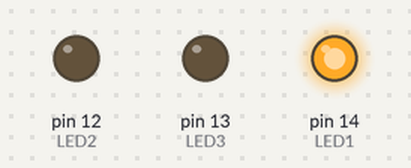
A sketch run on a simulated Arduino Uno, built with avr-gcc and run on an emulated ATmega328P. Shown: output pins drawn as LEDs (lit = HIGH).

Above: at 0.1 s.
At 1.1 s:
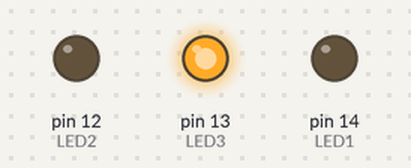
At 2.7 s:
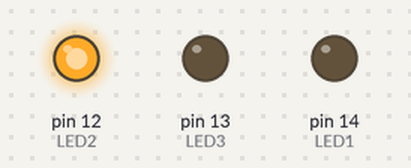
Timing chart, 0 to 3.0 s (numbered marks = the images above):
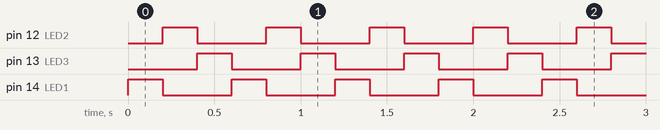

The sketch:

ESP8266.ino
```cpp
int LED1 = 14;
int LED2 = 12;
int LED3 = 13;
int DELAY = 200;

void setup() {
  pinMode(LED1,OUTPUT);
  pinMode(LED2,OUTPUT);
  pinMode(LED3,OUTPUT);
}

void loop() {
    digitalWrite(LED1,HIGH);
    delay(DELAY);
    digitalWrite(LED1,LOW);
    digitalWrite(LED2,HIGH);
    delay(DELAY);
    digitalWrite(LED2,LOW);
    digitalWrite(LED3,HIGH);
    delay(DELAY);
    digitalWrite(LED3,LOW);
}
```

Measured:
- by itself, pin 12 (LED2), pin 13 (LED3), pin 14 (LED1): alternates HIGH for 0.20 s and LOW for 0.40 s
- by itself, everything shown: repeats every 0.60 s, in 3 steps
